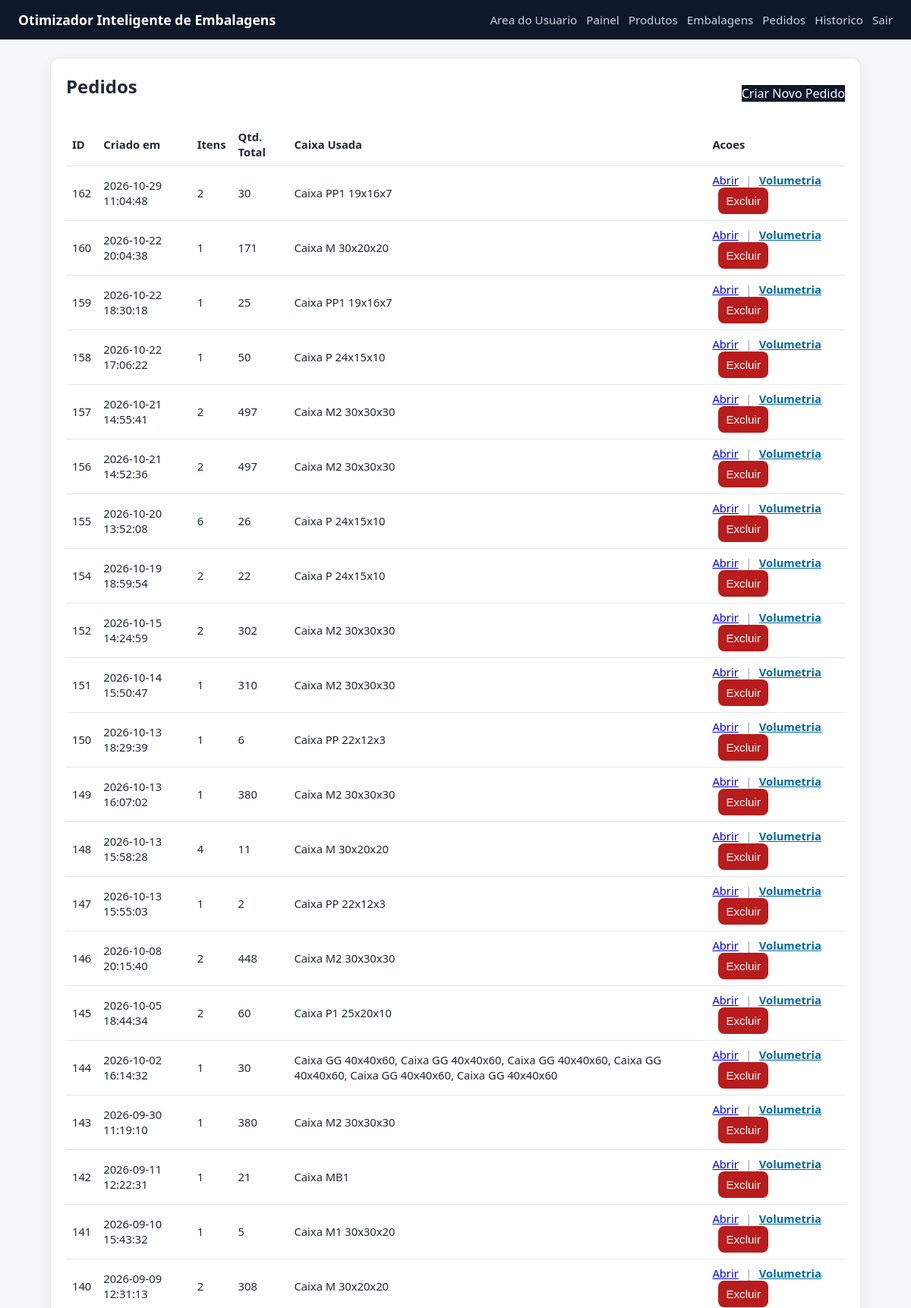
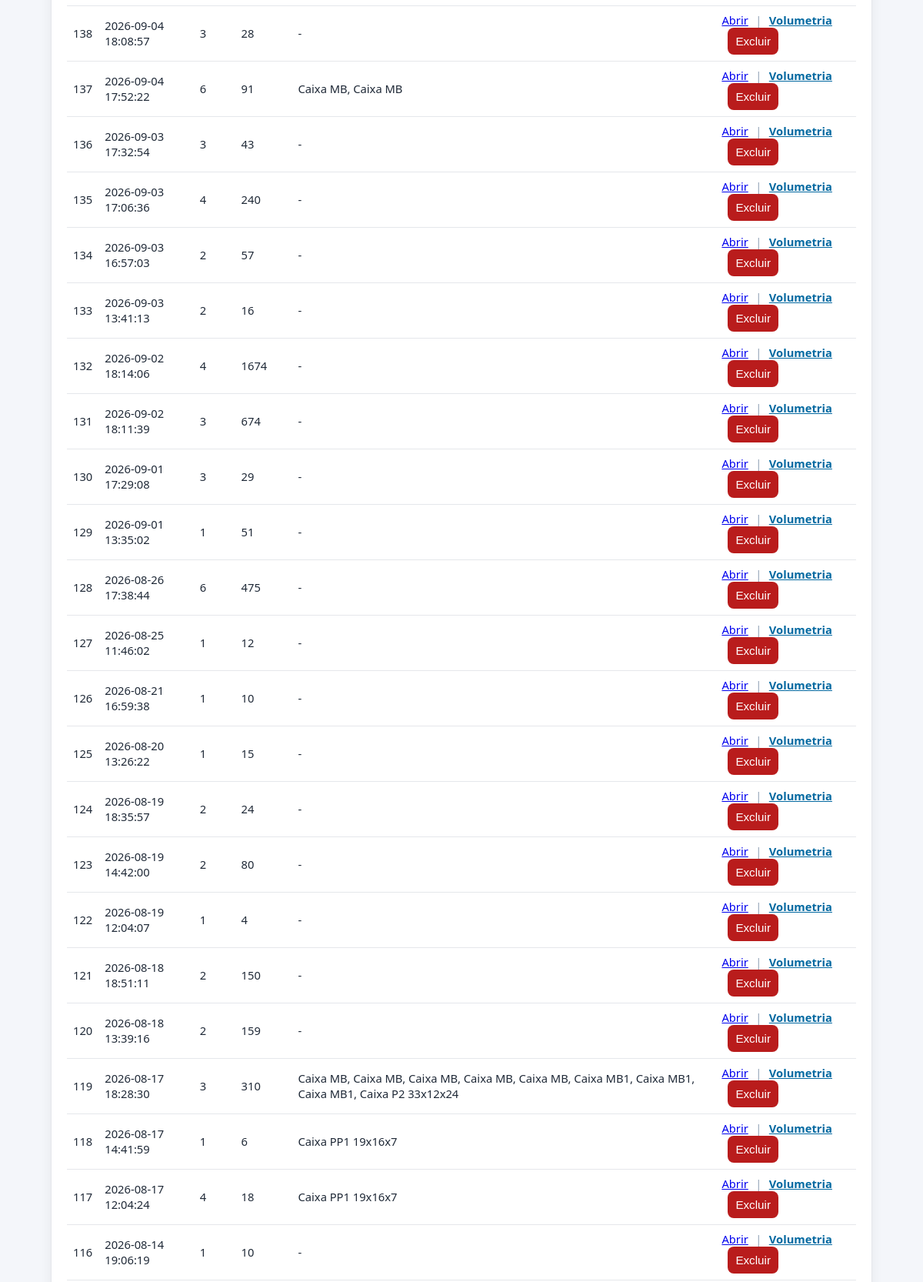
The page /orders (signed in, upper part) on the database its author committed (2 pictures, top to bottom).
### tables this page shows
CREATE TABLE orders (
                id INTEGER PRIMARY KEY AUTOINCREMENT,
                created_at TEXT NOT NULL DEFAULT CURRENT_TIMESTAMP
            );

### app_volum.py (the view)
@app.route("/orders", methods=["GET"])
@admin_required
def orders():
    rows = list_orders(DB_PATH)
    return render_template("orders.html", orders=rows)

### app_volum.py (called while the page is built)
def admin_required(view_func):
    @wraps(view_func)
    def _wrapped(*args, **kwargs):
        if not session.get("is_admin"):
            next_url = request.path
            return redirect(url_for("admin_login", next=next_url))
        return view_func(*args, **kwargs)
    return _wrapped

### database.py (called while the page is built)
def get_connection(db_path):
    conn = sqlite3.connect(db_path)
    conn.row_factory = sqlite3.Row
    return conn

### templates/orders.html
{% extends 'base.html' %}
{% block content %}
<section class="card">
    <div class="row-between">
        <h2>Pedidos</h2>
        <a class="btn" href="{{ url_for('order_new') }}">Criar Novo Pedido</a>
    </div>
    <table>
        <thead>
            <tr><th>ID</th><th>Criado em</th><th>Itens</th><th>Qtd. Total</th><th>Caixa Usada</th><th>Acoes</th></tr>
        </thead>
        <tbody>
        {% for o in orders %}
            <tr>
                <td>{{ o['id'] }}</td>
                <td>{{ o['created_at'] }}</td>
                <td>{{ o['line_count'] }}</td>
                <td>{{ o['total_units'] }}</td>
                <td>{{ o['used_box_name'] or '-' }}</td>
                <td>
                    <a href="{{ url_for('order_detail', id=o['id']) }}">Abrir</a>
                    <span style="margin: 0 0.35rem; color:#94a3b8;">|</span>
                    <a href="{{ url_for('order_volumetry', order_id=o['id']) }}" style="color:#0369a1; font-weight:600;">Volumetria</a>
                    <form method="post" action="{{ url_for('order_delete', order_id=o['id']) }}" style="display:inline; margin-left: 0.5rem;" onsubmit="return confirm('Tem certeza que deseja excluir este pedido?');">
                        <button type="submit" style="background:#b91c1c;">Excluir</button>
                    </form>
                </td>
            </tr>
        {% else %}
            <tr><td colspan="6">Nenhum pedido cadastrado.</td></tr>
        {% endfor %}
        </tbody>
    </table>
</section>
{% endblock %}

### static/style.css (style rules this page uses)
* { box-sizing: border-box; }
body { margin: 0; font-family: Segoe UI, Tahoma, sans-serif; background: #f4f6fa; color: #1f2937; }
.card { background: #fff; border-radius: 12px; padding: 20px; border: 1px solid #e5e7eb; box-shadow: 0 4px 16px rgba(15, 23, 42, 0.06); margin-bottom: 18px; }
h2, h3 { margin-top: 0; }
input, select, button { padding: 9px 10px; border-radius: 8px; border: 1px solid #d1d5db; font-size: 0.95rem; }
button, .btn { background: #0f172a; color: #fff; border: 0; cursor: pointer; text-decoration: none; display: inline-block; }
table { width: 100%; border-collapse: collapse; margin-top: 12px; }
th, td { border-bottom: 1px solid #e5e7eb; text-align: left; padding: 8px; font-size: 0.92rem; }
.row-between { display: flex; justify-content: space-between; align-items: center; gap: 12px; flex-wrap: wrap; }

### rows shown on the page
orders: id "162", created_at "2026-10-29 11:04:48", line_count "2", total_units "30", o "Caixa PP1 19x16x7"
orders: id "160", created_at "2026-10-22 20:04:38", line_count "1", total_units "171", o "Caixa M 30x20x20"
orders: id "159", created_at "2026-10-22 18:30:18", line_count "1", total_units "25", o "Caixa PP1 19x16x7"
orders: id "158", created_at "2026-10-22 17:06:22", line_count "1", total_units "50", o "Caixa P 24x15x10"
orders: id "157", created_at "2026-10-21 14:55:41", line_count "2", total_units "497", o "Caixa M2 30x30x30"
orders: id "156", created_at "2026-10-21 14:52:36", line_count "2", total_units "497", o "Caixa M2 30x30x30"
orders: id "155", created_at "2026-10-20 13:52:08", line_count "6", total_units "26", o "Caixa P 24x15x10"
orders: id "154", created_at "2026-10-19 18:59:54", line_count "2", total_units "22", o "Caixa P 24x15x10"
orders: id "152", created_at "2026-10-15 14:24:59", line_count "2", total_units "302", o "Caixa M2 30x30x30"
orders: id "151", created_at "2026-10-14 15:50:47", line_count "1", total_units "310", o "Caixa M2 30x30x30"
orders: id "150", created_at "2026-10-13 18:29:39", line_count "1", total_units "6", o "Caixa PP 22x12x3"
orders: id "149", created_at "2026-10-13 16:07:02", line_count "1", total_units "380", o "Caixa M2 30x30x30"
orders: id "148", created_at "2026-10-13 15:58:28", line_count "4", total_units "11", o "Caixa M 30x20x20"
orders: id "147", created_at "2026-10-13 15:55:03", line_count "1", total_units "2", o "Caixa PP 22x12x3"
orders: id "146", created_at "2026-10-08 20:15:40", line_count "2", total_units "448", o "Caixa M2 30x30x30"
orders: id "145", created_at "2026-10-05 18:44:34", line_count "2", total_units "60", o "Caixa P1 25x20x10"
orders: id "144", created_at "2026-10-02 16:14:32", line_count "1", total_units "30", o "Caixa GG 40x40x60, Caixa GG 40x40x60, Caixa GG 40x40x60, Caixa GG 40x40x60, Caixa GG 40x40x60, Caixa GG 40x40x60"
orders: id "143", created_at "2026-09-30 11:19:10", line_count "1", total_units "380", o "Caixa M2 30x30x30"
orders: id "142", created_at "2026-09-11 12:22:31", line_count "1", total_units "21", o "Caixa MB1"
orders: id "141", created_at "2026-09-10 15:43:32", line_count "1", total_units "5", o "Caixa M1 30x30x20"
orders: id "140", created_at "2026-09-09 12:31:13", line_count "2", total_units "308", o "Caixa M 30x20x20"
orders: id "138", created_at "2026-09-04 18:08:57", line_count "3", total_units "28", o "-"
orders: id "137", created_at "2026-09-04 17:52:22", line_count "6", total_units "91", o "Caixa MB, Caixa MB"
orders: id "136", created_at "2026-09-03 17:32:54", line_count "3", total_units "43", o "-"
orders: id "135", created_at "2026-09-03 17:06:36", line_count "4", total_units "240", o "-"
orders: id "134", created_at "2026-09-03 16:57:03", line_count "2", total_units "57", o "-"
orders: id "133", created_at "2026-09-03 13:41:13", line_count "2", total_units "16", o "-"
orders: id "132", created_at "2026-09-02 18:14:06", line_count "4", total_units "1674", o "-"
orders: id "131", created_at "2026-09-02 18:11:39", line_count "3", total_units "674", o "-"
orders: id "130", created_at "2026-09-01 17:29:08", line_count "3", total_units "29", o "-"
orders: id "129", created_at "2026-09-01 13:35:02", line_count "1", total_units "51", o "-"
orders: id "128", created_at "2026-08-26 17:38:44", line_count "6", total_units "475", o "-"
orders: id "127", created_at "2026-08-25 11:46:02", line_count "1", total_units "12", o "-"
orders: id "126", created_at "2026-08-21 16:59:38", line_count "1", total_units "10", o "-"
orders: id "125", created_at "2026-08-20 13:26:22", line_count "1", total_units "15", o "-"
orders: id "124", created_at "2026-08-19 18:35:57", line_count "2", total_units "24", o "-"
orders: id "123", created_at "2026-08-19 14:42:00", line_count "2", total_units "80", o "-"
orders: id "122", created_at "2026-08-19 12:04:07", line_count "1", total_units "4", o "-"
orders: id "121", created_at "2026-08-18 18:51:11", line_count "2", total_units "150", o "-"
orders: id "120", created_at "2026-08-18 13:39:16", line_count "2", total_units "159", o "-"
orders: id "119", created_at "2026-08-17 18:28:30", line_count "3", total_units "310", o "Caixa MB, Caixa MB, Caixa MB, Caixa MB, Caixa MB, Caixa MB1, Caixa MB1, Caixa MB1, Caixa P2 33x12x24"
orders: id "118", created_at "2026-08-17 14:41:59", line_count "1", total_units "6", o "Caixa PP1 19x16x7"
orders: id "117", created_at "2026-08-17 12:04:24", line_count "4", total_units "18", o "Caixa PP1 19x16x7"
orders: id "116", created_at "2026-08-14 19:06:19", line_count "1", total_units "10", o "-"
